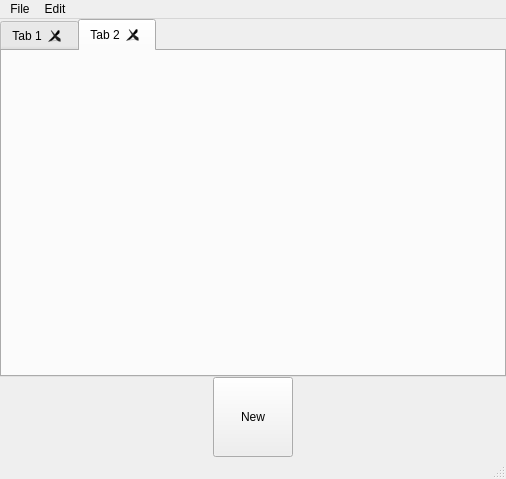
<?xml version="1.0" encoding="UTF-8"?>
<ui version="4.0">
 <class>MainWindow</class>
 <widget class="QMainWindow" name="MainWindow">
  <property name="geometry">
   <rect>
    <x>0</x>
    <y>0</y>
    <width>506</width>
    <height>479</height>
   </rect>
  </property>
  <property name="windowTitle">
   <string>MainWindow</string>
  </property>
  <widget class="QWidget" name="centralwidget">
   <layout class="QVBoxLayout" name="verticalLayout">
    <property name="spacing">
     <number>0</number>
    </property>
    <property name="leftMargin">
     <number>0</number>
    </property>
    <property name="topMargin">
     <number>0</number>
    </property>
    <property name="rightMargin">
     <number>0</number>
    </property>
    <property name="bottomMargin">
     <number>0</number>
    </property>
    <item>
     <layout class="QVBoxLayout" name="verticalLayout_4">
      <item>
       <widget class="QTabWidget" name="tabWidget">
        <property name="currentIndex">
         <number>1</number>
        </property>
        <property name="elideMode">
         <enum>Qt::ElideLeft</enum>
        </property>
        <property name="tabsClosable">
         <bool>true</bool>
        </property>
        <property name="movable">
         <bool>true</bool>
        </property>
        <property name="tabBarAutoHide">
         <bool>false</bool>
        </property>
        <widget class="QWidget" name="tab">
         <attribute name="title">
          <string>Tab 1</string>
         </attribute>
        </widget>
        <widget class="QWidget" name="tab_2">
         <attribute name="title">
          <string>Tab 2</string>
         </attribute>
        </widget>
       </widget>
      </item>
     </layout>
    </item>
    <item alignment="Qt::AlignHCenter|Qt::AlignVCenter">
     <widget class="QPushButton" name="initNewFile">
      <property name="sizePolicy">
       <sizepolicy hsizetype="Fixed" vsizetype="Fixed">
        <horstretch>0</horstretch>
        <verstretch>0</verstretch>
       </sizepolicy>
      </property>
      <property name="minimumSize">
       <size>
        <width>80</width>
        <height>80</height>
       </size>
      </property>
      <property name="maximumSize">
       <size>
        <width>150</width>
        <height>150</height>
       </size>
      </property>
      <property name="text">
       <string>New</string>
      </property>
     </widget>
    </item>
   </layout>
  </widget>
  <widget class="QMenuBar" name="menubar">
   <property name="geometry">
    <rect>
     <x>0</x>
     <y>0</y>
     <width>506</width>
     <height>26</height>
    </rect>
   </property>
   <widget class="QMenu" name="menuEdit">
    <property name="title">
     <string>Edit</string>
    </property>
    <widget class="QMenu" name="menuPreferences">
     <property name="title">
      <string>Preferences</string>
     </property>
    </widget>
    <addaction name="menuPreferences"/>
   </widget>
   <widget class="QMenu" name="menuFile">
    <property name="title">
     <string>File</string>
    </property>
    <addaction name="actionNew"/>
    <addaction name="actionOpen"/>
    <addaction name="separator"/>
    <addaction name="actionSave"/>
    <addaction name="actionSaveAs"/>
   </widget>
   <addaction name="menuFile"/>
   <addaction name="menuEdit"/>
  </widget>
  <widget class="QStatusBar" name="statusbar"/>
  <action name="actionthemes">
   <property name="text">
    <string>themes</string>
   </property>
  </action>
  <action name="actionbill">
   <property name="text">
    <string>bill</string>
   </property>
  </action>
  <action name="actionbill_2">
   <property name="text">
    <string>bill</string>
   </property>
   <property name="priority">
    <enum>QAction::NormalPriority</enum>
   </property>
  </action>
  <action name="actionNew">
   <property name="text">
    <string>new</string>
   </property>
   <property name="shortcut">
    <string>Ctrl+N</string>
   </property>
   <property name="shortcutVisibleInContextMenu">
    <bool>true</bool>
   </property>
  </action>
  <action name="actionOpen">
   <property name="text">
    <string>open</string>
   </property>
   <property name="shortcut">
    <string>Ctrl+O</string>
   </property>
   <property name="visible">
    <bool>true</bool>
   </property>
   <property name="shortcutVisibleInContextMenu">
    <bool>true</bool>
   </property>
  </action>
  <action name="actionSave">
   <property name="text">
    <string>save</string>
   </property>
   <property name="shortcut">
    <string>Ctrl+S</string>
   </property>
   <property name="shortcutVisibleInContextMenu">
    <bool>true</bool>
   </property>
  </action>
  <action name="actionSaveAs">
   <property name="text">
    <string>save as...</string>
   </property>
   <property name="shortcut">
    <string>Ctrl+Shift+S</string>
   </property>
  </action>
 </widget>
 <resources/>
 <connections/>
</ui>
